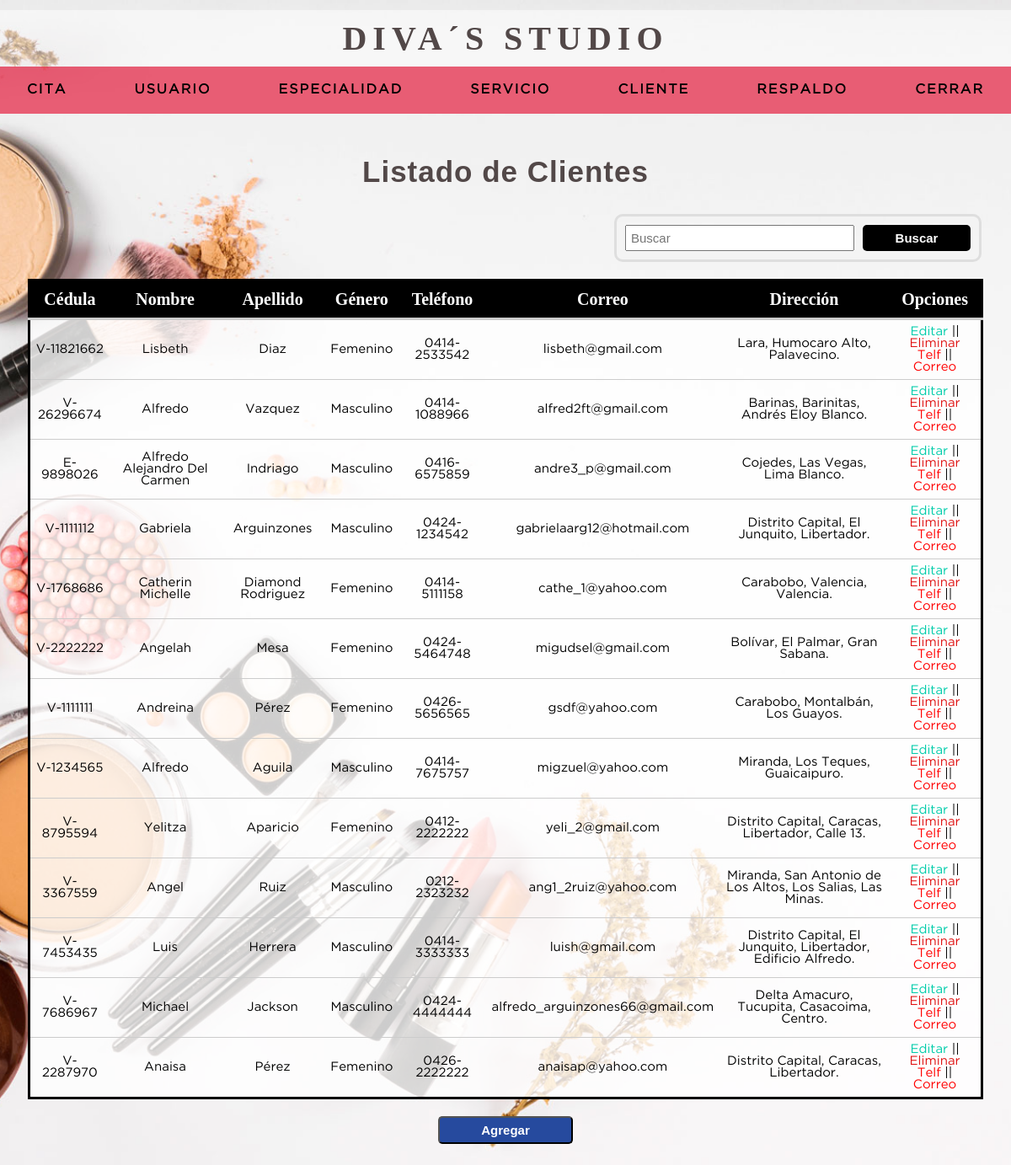
The app's page /listado_cliente.php (signed in) with its own data.
### tables this page shows
CREATE TABLE `cliente` (
  `ci_cliente` varchar(20) NOT NULL,
  `nombre` varchar(50) NOT NULL,
  `apellido` varchar(50) NOT NULL,
  `fecha_nacimiento` date NOT NULL,
  `codgenero` int(11) NOT NULL,
  `fechaingreso` timestamp NOT NULL DEFAULT current_timestamp() ON UPDATE current_timestamp(),
  `estatus` int(1) NOT NULL DEFAULT 1,
  PRIMARY KEY (`ci_cliente`) USING BTREE,
  KEY `codgenero` (`codgenero`),
  CONSTRAINT `cliente_ibfk_1` FOREIGN KEY (`codgenero`) REFERENCES `genero` (`codgenero`) ON DELETE CASCADE ON UPDATE CASCADE
);

CREATE TABLE `genero` (
  `codgenero` int(11) NOT NULL AUTO_INCREMENT,
  `descripcion` varchar(30) NOT NULL,
  PRIMARY KEY (`codgenero`)
);

CREATE TABLE `telefono_cliente` (
  `ci_cliente` varchar(20) NOT NULL,
  `idarea` int(11) NOT NULL,
  `telefono_cliente` int(11) NOT NULL,
  PRIMARY KEY (`ci_cliente`,`idarea`,`telefono_cliente`) USING BTREE,
  KEY `idarea` (`idarea`),
  CONSTRAINT `telefono_cliente_ibfk_1` FOREIGN KEY (`ci_cliente`) REFERENCES `cliente` (`ci_cliente`) ON DELETE CASCADE ON UPDATE CASCADE,
  CONSTRAINT `telefono_cliente_ibfk_2` FOREIGN KEY (`idarea`) REFERENCES `area` (`idarea`) ON DELETE CASCADE ON UPDATE CASCADE
);

CREATE TABLE `area` (
  `idarea` int(11) NOT NULL AUTO_INCREMENT,
  `descripcion_area` varchar(20) NOT NULL,
  PRIMARY KEY (`idarea`)
);

CREATE TABLE `correo_cliente` (
  `ci_cliente` varchar(20) NOT NULL,
  `correo_cliente` varchar(50) NOT NULL,
  `iddominio` int(11) NOT NULL,
  PRIMARY KEY (`ci_cliente`,`correo_cliente`,`iddominio`) USING BTREE,
  KEY `iddominio` (`iddominio`),
  CONSTRAINT `correo_cliente_ibfk_1` FOREIGN KEY (`ci_cliente`) REFERENCES `cliente` (`ci_cliente`) ON DELETE CASCADE ON UPDATE CASCADE,
  CONSTRAINT `correo_cliente_ibfk_2` FOREIGN KEY (`iddominio`) REFERENCES `dominio` (`iddominio`) ON DELETE CASCADE ON UPDATE CASCADE
);

CREATE TABLE `dominio` (
  `iddominio` int(11) NOT NULL AUTO_INCREMENT,
  `descripcion_dominio` varchar(20) NOT NULL,
  PRIMARY KEY (`iddominio`)
);

CREATE TABLE `estados` (
  `id_estado` int(11) NOT NULL AUTO_INCREMENT,
  `estado` varchar(250) NOT NULL,
  PRIMARY KEY (`id_estado`)
);

CREATE TABLE `ciudades` (
  `id_ciudad` int(11) NOT NULL AUTO_INCREMENT,
  `id_estado` int(11) NOT NULL,
  `ciudad` varchar(200) NOT NULL,
  PRIMARY KEY (`id_ciudad`) USING BTREE,
  KEY `id_estado` (`id_estado`),
  CONSTRAINT `ciudades_ibfk_1` FOREIGN KEY (`id_estado`) REFERENCES `estados` (`id_estado`) ON DELETE CASCADE ON UPDATE CASCADE
);

CREATE TABLE `municipios` (
  `id_municipio` int(11) NOT NULL AUTO_INCREMENT,
  `id_estado` int(11) NOT NULL,
  `municipio` varchar(100) NOT NULL,
  PRIMARY KEY (`id_municipio`),
  KEY `id_estado` (`id_estado`),
  CONSTRAINT `municipios_ibfk_1` FOREIGN KEY (`id_estado`) REFERENCES `estados` (`id_estado`) ON DELETE CASCADE ON UPDATE CASCADE
);

CREATE TABLE `direccion` (
  `ci_cliente` varchar(20) NOT NULL,
  `id_estado` int(11) NOT NULL,
  `id_ciudad` int(11) NOT NULL,
  `id_municipio` int(11) NOT NULL,
  `detalle_direccion` varchar(200) NOT NULL,
  PRIMARY KEY (`ci_cliente`,`id_estado`,`id_ciudad`,`id_municipio`) USING BTREE,
  KEY `codmunicipio` (`id_municipio`),
  KEY `id_ciudad` (`id_ciudad`),
  KEY `id_estado` (`id_estado`),
  CONSTRAINT `direccion_ibfk_6` FOREIGN KEY (`id_estado`) REFERENCES `estados` (`id_estado`) ON DELETE CASCADE ON UPDATE CASCADE,
  CONSTRAINT `direccion_ibfk_7` FOREIGN KEY (`ci_cliente`) REFERENCES `cliente` (`ci_cliente`) ON DELETE CASCADE ON UPDATE CASCADE
);

### listado_cliente.php (the view, shortened to what this page needs)
<HTML>
	<HEAD>
		<?php include "includes/scripts.php";?>
	</HEAD>
	<BODY>
	<?php include "includes/headeruser.php";?>
		<section class="container" >
			<h2 class="htabla">Listado de Clientes</h2>
			<form action="buscar_cliente.php" method="GET" class="form_search">
				<input type="text" name="busqueda" id="busqueda" placeholder="Buscar">
				<input type="submit" value="Buscar" class="btn_search" placeholder="Buscar">
			</form>
			<table>
			<thead>
				<tr>
					<th>Cédula</th>
					<th>Nombre</th>
					<th>Apellido</th>
					<th>Género</th>
					<th>Teléfono</th>
					<th>Correo</th>
					<th>Dirección</th>
					<th>Opciones</th>
				</tr>
			</thead>
			<?php
			require 'includes/conexion.php';
				$resultado= mysqli_query($conexion, "SELECT  c.ci_cliente, c.nombre, c.apellido, g.descripcion,
														e.estado, ciu.ciudad, m.municipio, d.detalle_direccion
													FROM cliente c
													INNER JOIN genero g      ON c.codgenero = g.codgenero
													INNER JOIN direccion d   ON c.ci_cliente = d.ci_cliente
													INNER JOIN estados e         ON d.id_estado = e.id_estado
													INNER JOIN ciudades ciu      ON d.id_ciudad = ciu.id_ciudad
													INNER JOIN municipios m      ON d.id_municipio = m.id_municipio
													WHERE estatus=1
													ORDER BY fechaingreso DESC");
				while($mostrar=mysqli_fetch_array($resultado)) {
					$ci_cliente=$mostrar['ci_cliente'];
					$estado=$mostrar['estado'];
					$ciudad=$mostrar['ciudad'];
					$municipio=$mostrar['municipio'];
					$detalle_direccion=$mostrar['detalle_direccion'];
					if(!empty ($detalle_direccion)){
						$direccion = $estado. ", " .$ciudad.", ".$municipio.", ".$detalle_direccion.".";
					} else{
						$direccion = $estado. ", " .$ciudad.", ".$municipio.".";
					}
			?>
				<tr>
					<td><?php echo $ci_cliente?></td>
					<td><?php echo $mostrar['nombre']?></td>
					<td><?php echo $mostrar['apellido']?></td>
					<td><?php echo $mostrar['descripcion']?></td>
					<td><?php $telefono= mysqli_query($conexion, "SELECT telf.ci_cliente, a.descripcion_area, telf.telefono_cliente
													FROM telefono_cliente telf
													INNER JOIN area a ON telf.idarea = a.idarea
													WHERE ci_cliente = '$ci_cliente'");
								while($mostrar_telf=mysqli_fetch_array($telefono)) {
									$telf= $mostrar_telf['descripcion_area'].$mostrar_telf['telefono_cliente'];
									echo $telf; ?> <br> <?php
								}
						?>
					</td>
					<td><?php $correo= mysqli_query($conexion, "SELECT co.ci_cliente, co.correo_cliente, dom.descripcion_dominio
													FROM correo_cliente co
													INNER JOIN dominio dom ON co.iddominio = dom.iddominio
													WHERE ci_cliente = '$ci_cliente'");
								while($mostrar_correo=mysqli_fetch_array($correo)) {
									$email= $mostrar_correo['correo_cliente'].$mostrar_correo['descripcion_dominio'];
								echo $email;?> <br> <?php
								}
						?>
					</td>
					<td><?php echo $direccion;?></td>
					<td><a class="edit" href="editar_cliente.php?ci=<?php echo $ci_cliente?>">Editar </a>
							||
						<a class="delete" href="eliminar_cliente.php?ci=<?php echo $ci_cliente?>">Eliminar</a>
					<br>
						<a class="mas" href="listado-telefono_cliente.php?ci=<?php echo $ci_cliente?>">Telf<a/>
							||
						<a class="mas" href="listado-correo_cliente.php?ci=<?php echo $ci_cliente?>">Correo<a/>
					</td>
				</tr>
			<?php
				}
			?>
			</table>
			<input type="submit" value="Agregar" class="agregar" onclick="location.href='agregar_cliente.php'">
		</section>
	</BODY>
</HTML>

### css/style.css (style rules this page uses)
* { margin: 0; padding: 0; box-sizing: border-box; }
body { background-image: url('../imagen/bg-2.jpg'); background-position:center; background-repeat: no-repeat; background-size:cover; background-attachment:fixed; }
h1, h2, h3, h4, h5, h6 { font-family: 'arial'; font-weight: bold; letter-spacing: 1px; }
h2 { font-size: 20px; }
a { text-decoration: none; }
.container { padding: 10rem 15px 15px; }
.container h2 { color: rgb(82, 72, 72); margin:12px 0 10px 0; font-size: 35px; text-align: center; }
form { margin: auto; padding: 20px 50px; background-color: rgba(255, 255, 255, 0.9); border-radius:2px; border:3px solid #dedede; }
input, select { width: 100%; font-size: 15px; padding: 5px; }
.form_search { display: flex; float:right; background:initial; padding:10px; border-radius:10px; margin: 20px; }
#busqueda { width: 17rem; }
.btn_search { background:#000; font-weight: bold; color: #ffff; padding: 0 20px; width: 8rem; border:0; cursor:pointer; margin-left:10px; border-radius:5px; }
.agregar { background: #264A9E; text-align:center; color:white; width:10rem; cursor: pointer; border-radius:5px; padding:6px; font-weight: bold; }
.htabla { font-size: 35px; font-weight: bold; font-weight: 700; }
.container { color: rgb(82, 72, 72); margin:12px 0 10px 0; font-size: 25px; text-align: center; }
table { background: rgba(255, 255, 255, 0.8); border: solid 3px #000; margin: 20px auto; width: 97%; border-collapse:collapse; }
th { padding:10px; font-weight:bold; border-bottom:solid 3px #ccc; font-size: 20px; background: black; color:white; }
td { padding:7px; text-align: center; border-bottom:solid 1px #ccc; font-family: 'GothamBook'; font-size: 15px; }
.edit { color: #00ccaa; }
.mas { color: red; }
.delete { color: #df1313; }

### records on screen
cliente: ci_cliente "V-11821662", nombre "Lisbeth", apellido "Diaz", codgenero.descripcion "Femenino", estados.estado "Lara, Humocaro Alto, Palavecino."
telefono_cliente: telf "0414-2533542"
correo_cliente: correo_cliente.descripcion_dominio "lisbeth@gmail.com"
cliente: ci_cliente "V-26296674", nombre "Alfredo", apellido "Vazquez", codgenero.descripcion "Masculino", estados.estado "Barinas, Barinitas, Andrés Eloy Blanco."
telefono_cliente: telf "0414-1088966"
correo_cliente: correo_cliente.descripcion_dominio "alfred2ft@gmail.com"
cliente: ci_cliente "E-9898026", nombre "Alfredo Alejandro Del Carmen", apellido "Indriago", codgenero.descripcion "Masculino", estados.estado "Cojedes, Las Vegas, Lima Blanco."
telefono_cliente: telf "0416-6575859"
correo_cliente: correo_cliente.descripcion_dominio "andre3_p@gmail.com"
cliente: ci_cliente "V-1111112", nombre "Gabriela", apellido "Arguinzones", codgenero.descripcion "Masculino", estados.estado "Distrito Capital, El Junquito, Libertador."
telefono_cliente: telf "0424-1234542"
correo_cliente: correo_cliente.descripcion_dominio "gabrielaarg12@hotmail.com"
cliente: ci_cliente "V-1768686", nombre "Catherin Michelle", apellido "Diamond Rodriguez", codgenero.descripcion "Femenino", estados.estado "Carabobo, Valencia, Valencia."
telefono_cliente: telf "0414-5111158"
correo_cliente: correo_cliente.descripcion_dominio "cathe_1@yahoo.com"
cliente: ci_cliente "V-2222222", nombre "Angelah", apellido "Mesa", codgenero.descripcion "Femenino", estados.estado "Bolívar, El Palmar, Gran Sabana."
telefono_cliente: telf "0424-5464748"
correo_cliente: correo_cliente.descripcion_dominio "migudsel@gmail.com"
cliente: ci_cliente "V-1111111", nombre "Andreina", apellido "Pérez", codgenero.descripcion "Femenino", estados.estado "Carabobo, Montalbán, Los Guayos."
telefono_cliente: telf "0426-5656565"
correo_cliente: correo_cliente.descripcion_dominio "gsdf@yahoo.com"
cliente: ci_cliente "V-1234565", nombre "Alfredo", apellido "Aguila", codgenero.descripcion "Masculino", estados.estado "Miranda, Los Teques, Guaicaipuro."
telefono_cliente: telf "0414-7675757"
correo_cliente: correo_cliente.descripcion_dominio "migzuel@yahoo.com"
cliente: ci_cliente "V-8795594", nombre "Yelitza", apellido "Aparicio", codgenero.descripcion "Femenino", estados.estado "Distrito Capital, Caracas, Libertador, Calle 13."
telefono_cliente: telf "0412-2222222"
correo_cliente: correo_cliente.descripcion_dominio "yeli_2@gmail.com"
cliente: ci_cliente "V-3367559", nombre "Angel", apellido "Ruiz", codgenero.descripcion "Masculino", estados.estado "Miranda, San Antonio de Los Altos, Los Salias, Las Minas."
telefono_cliente: telf "0212-2323232"
correo_cliente: correo_cliente.descripcion_dominio "ang1_2ruiz@yahoo.com"
cliente: ci_cliente "V-7453435", nombre "Luis", apellido "Herrera", codgenero.descripcion "Masculino", estados.estado "Distrito Capital, El Junquito, Libertador, Edificio Alfredo."
telefono_cliente: telf "0414-3333333"
correo_cliente: correo_cliente.descripcion_dominio "luish@gmail.com"
cliente: ci_cliente "V-7686967", nombre "Michael", apellido "Jackson", codgenero.descripcion "Masculino", estados.estado "Delta Amacuro, Tucupita, Casacoima, Centro."
telefono_cliente: telf "0424-4444444"
correo_cliente: correo_cliente.descripcion_dominio "alfredo_arguinzones66@gmail.com"
cliente: ci_cliente "V-2287970", nombre "Anaisa", apellido "Pérez", codgenero.descripcion "Femenino", estados.estado "Distrito Capital, Caracas, Libertador."
telefono_cliente: telf "0426-2222222"
correo_cliente: correo_cliente.descripcion_dominio "anaisap@yahoo.com"
